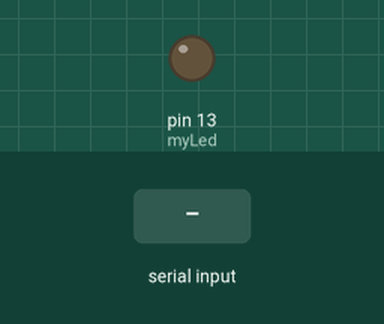
This sketch was run on a simulated Arduino Uno, built with avr-gcc and run on an emulated ATmega328P. Shown: output pins drawn as LEDs (lit = HIGH). Inputs (shaded band) come from the test bench.

Above: at 1.2 s.
1.3 s: "A" received over Serial
At 2.3 s:
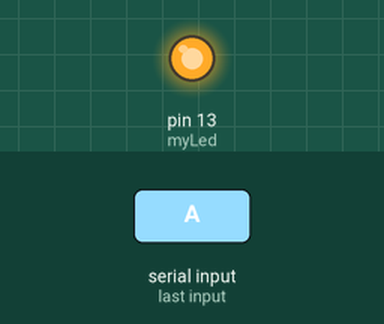
2.8 s: "B" received over Serial
At 3.5 s:
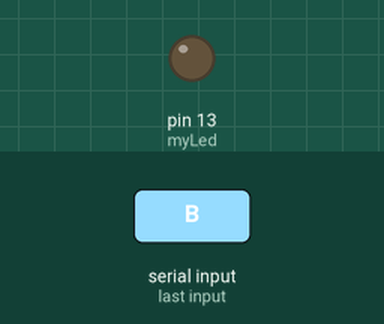
Timing chart, 0 to 5.8 s (numbered marks = the images above; inputs shaded):
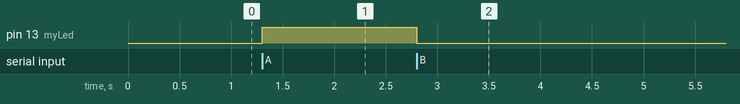

Measured:
- after the input at 1.3 s, pin 13 (myLed): LOW → HIGH at once
- after the input at 2.8 s, pin 13 (myLed): HIGH → LOW at once

The sketch:

serial_reception.ino
```cpp
/*
 This is the example of serial data reception
 In this case laptop/computer is sending the data serially to Arduino via USB port
 Arduino will receive the data serially and we will use the serial data byte received
 for controlling the onboard LED
 If 'A' is received serially then LED will be turned ON
 If 'B' is received serially then LED will be turned OFF
 */
char temp;
int myLed = 13; // myLed refers to digital pin 13 of Arduino
void setup() {
  // put your setup code here, to run once:
  // initialize serial communication at 9600bps baud rate
  Serial.begin(9600);
  //configure pin 13 as output pin
  pinMode(myLed,OUTPUT);
}

void loop() {
  // put your main code here, to run repeatedly:

  while(!Serial.available()); // stay here in case no serial data is received
  if(Serial.available()>0)
  {
    temp = Serial.read(); // read the data byte received and store in variable temp
    if(temp=='A')
    {
      // turn On the LED
      digitalWrite(myLed,HIGH);
    }
    if(temp=='B')
    {
      //turn OFF the LED
      digitalWrite(myLed,LOW);
    }
  }

}
```
